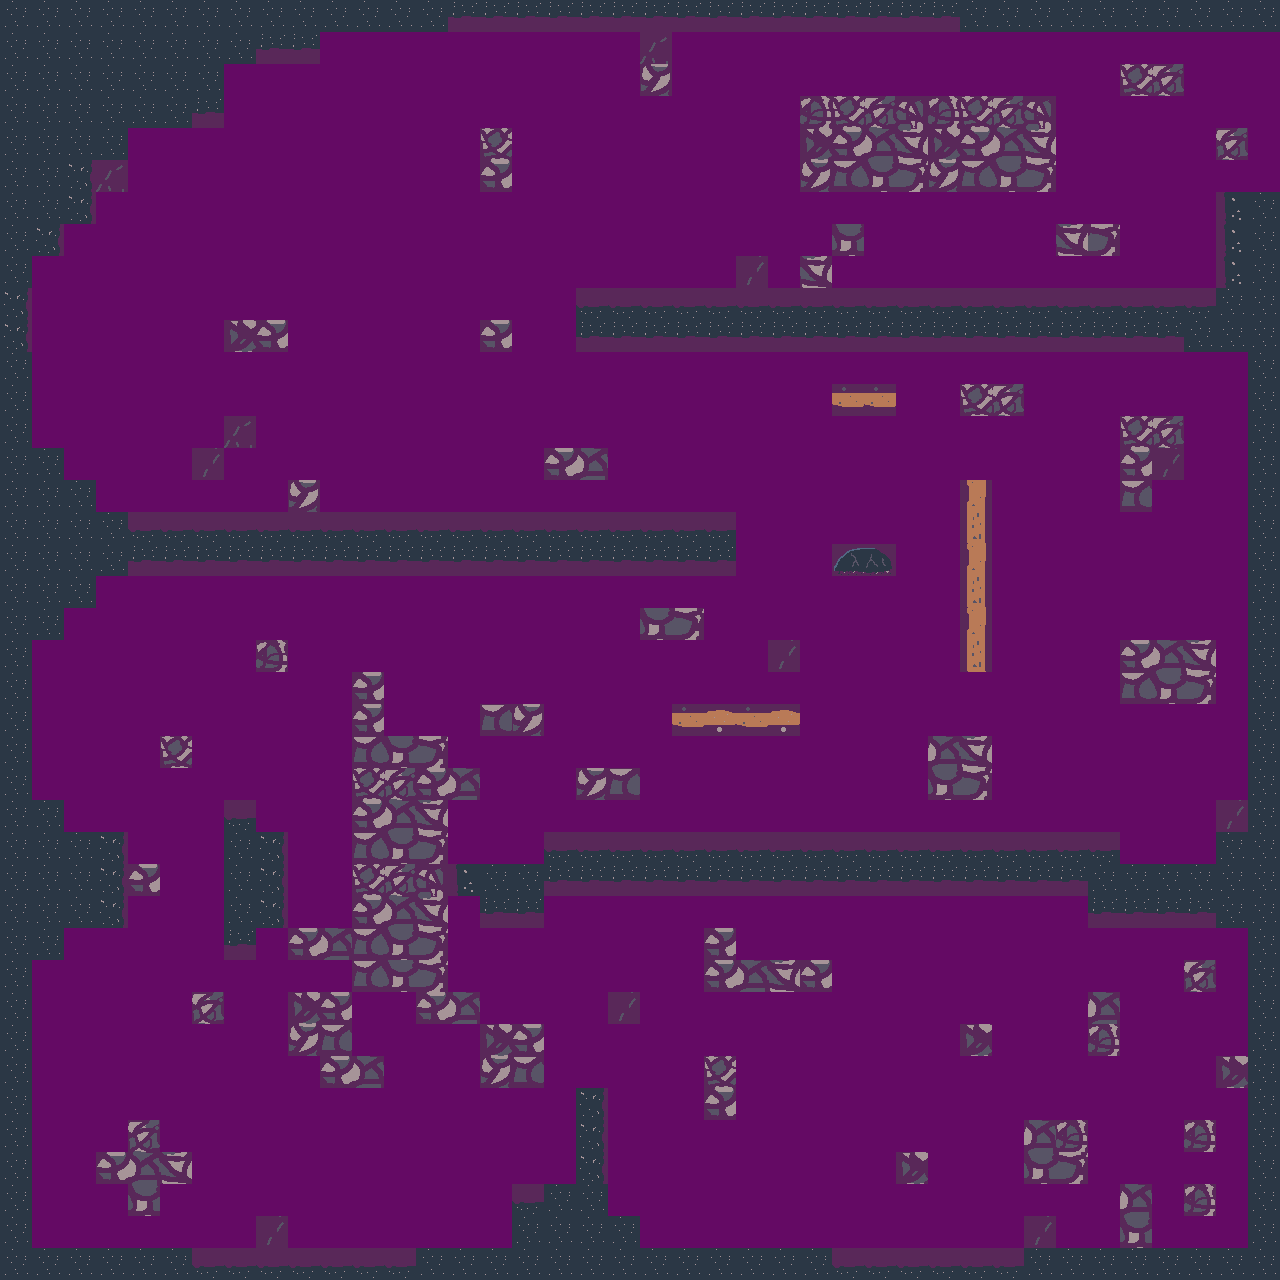

This is a level from a 2D game, rendered from its Tiled map with the project's own tilesets. A one-line summary and the map file follow, with tile-layer data summarised:
An orthogonal 40x40 tile map with 32x32 px tiles, 3 tile layers (background, colisions, murs).

<map version="1.10" tiledversion="1.10.2" orientation="orthogonal" renderorder="right-down" width="40" height="40" tilewidth="32" tileheight="32" infinite="0" backgroundcolor="#640a64" nextlayerid="4" nextobjectid="1">
 <tileset firstgid="1" source="../tiles_set/rouilny_ext.tsx" />
 <layer id="1" name="background" width="40" height="40">
  <data>[1600 cells, 156 non-empty, 18 distinct tile ids]</data>
 </layer>
 <layer id="2" name="colisions" width="40" height="40">
  <data>[1600 cells, 206 non-empty, 7 distinct tile ids]</data>
 </layer>
 <layer id="3" name="murs" width="40" height="40">
  <data>[1600 cells, 151 non-empty, 4 distinct tile ids]</data>
 </layer>
</map>